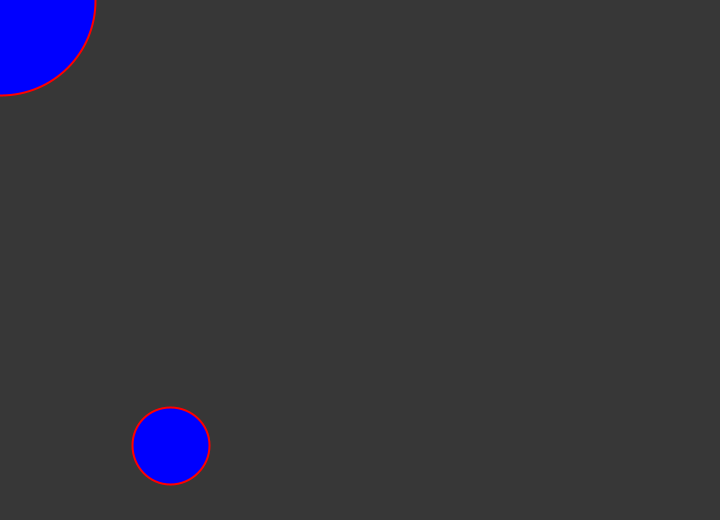
Frame 1 (no input)
Frame 60 (the mouse pressed at the canvas centre just before this capture): identical to frame 1, image omitted
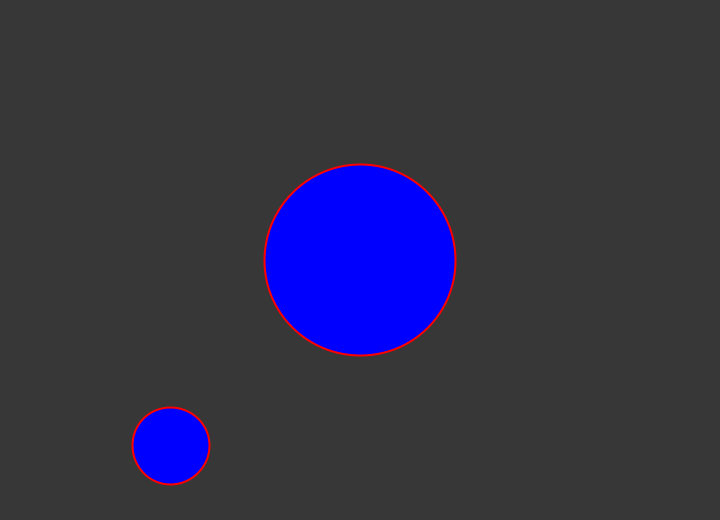
Frame 120 (the mouse held since frame 60 and released just before this capture)

The Processing sketch that drew these frames (run headless with seeded random() and noise(); from frame 60 on, the mouse is pressed at the canvas centre):

// Processing sketch: S_ObjectComunicationV2
// ── S_ObjectComunicationV2.pde
Particle particle1, particle2;

void setup() {
  size(720, 520);

  particle1 = new Particle();
  particle2 = new Particle();
}

void draw() {
  background(55);

  particle1.x = mouseX;
  particle1.y = mouseY;

  particle1.overlaps(particle2);


  particle1.display();
  particle2.display();
}

// ── Particle.pde
class Particle {
  float x;
  float y;
  float diameter;
  color fillColor;

  Particle() {
    x = random(width);
    y = random(height);
    diameter = random(20, 200);
    fillColor = color(0, 0, 255);
  }

  void  display() {
    stroke(255, 0, 0);
    strokeWeight(2);
    fill(fillColor);

    circle(x, y, diameter);
  }

  void overlaps(Particle other) {
    float distance = dist(x, y, other.x, other.y);
    if (diameter/2 + other.diameter/2 <= distance) {
      fillColor = color(0, 0, 255);
      other.fillColor = color(0, 0, 255);
    } else {
      other.fillColor = color(255, 0, 0, 50);
      fillColor = color(0, 255, 0, 50);
    }
  }

  /*void collitionDetect(Particle parti) { // Other way to determinate a collition
   float distanceToOther;
   distanceToOther = dist(x, y, parti.x, parti.y);
   if (distanceToOther - diameter/2 - parti.diameter/2 <=0 ) {
   println("BOOOM");
   }
   }*/
}
